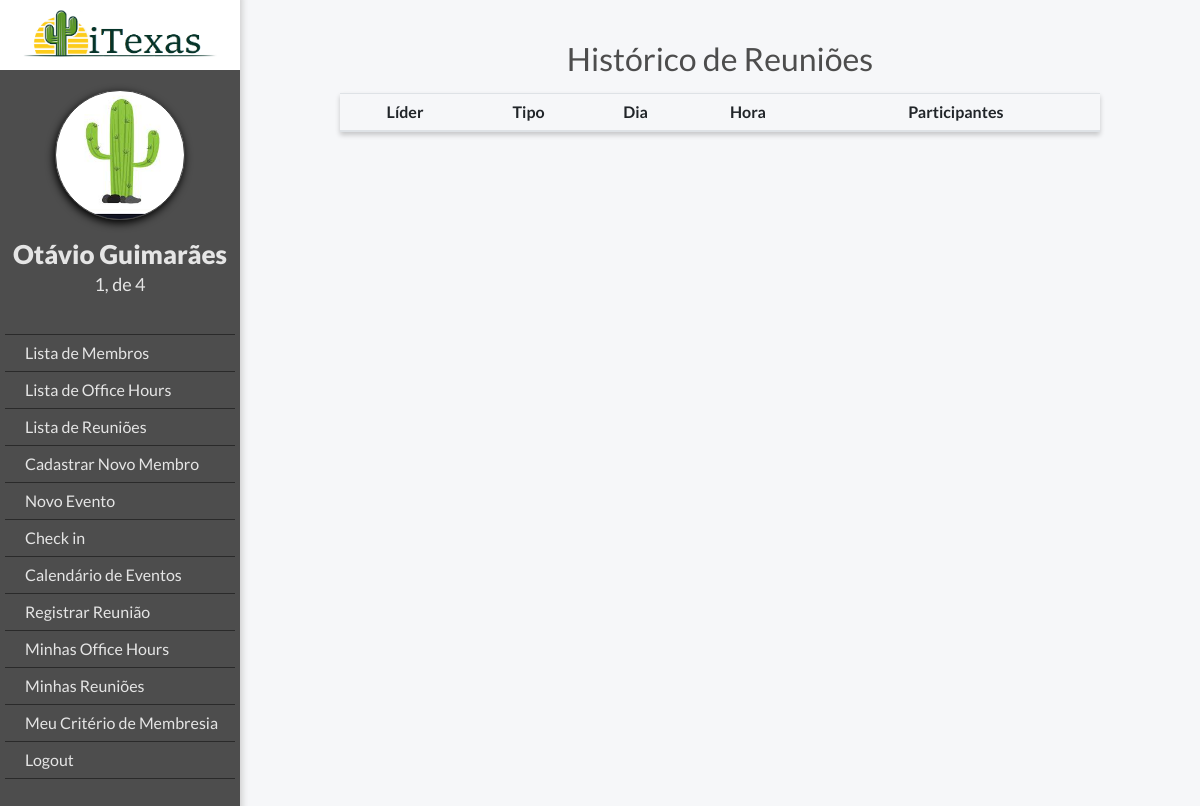
The page /meetings/my_meetings/ (signed in) on the database as committed earlier.
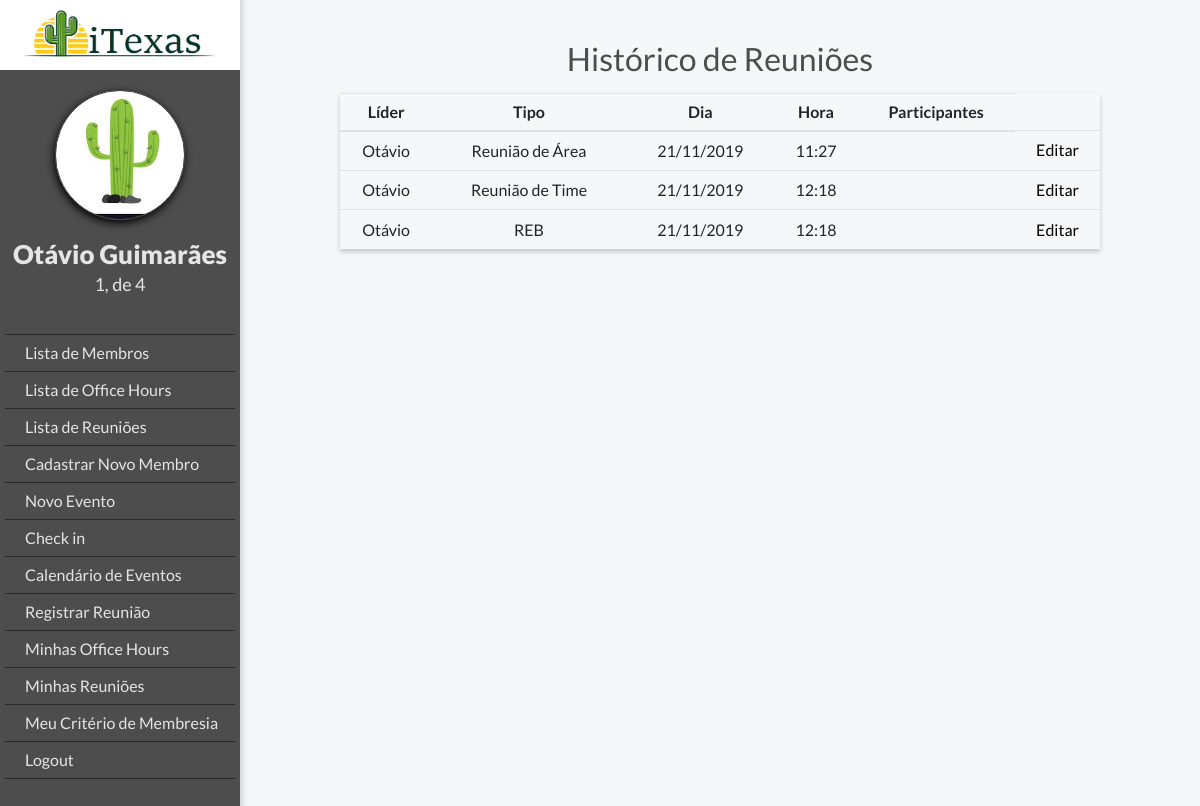
The same page on the database as committed later.
### members/models.py (models this page shows, shortened)
class MyUser(AbstractBaseUser):
    POST = (('lcp', 'LCP'), ('lcvp', 'LCVP'), ('tlb', 'TLB'), ('membro', 'Membro'))
    DEPARTMENT = (
        ('lcp', 'LCP'), ('pm', 'PM'), ('f&l', 'F&L'), ('b2c', 'B2C'), ('b2b', 'B2B'),
        ('oge', 'OGE'), ('ogt', 'OGT'), ('ogv', 'OGV'), ('ige', 'IGE'), ('igt', 'IGT'),)
    email = models.EmailField(verbose_name='E-mail', max_length=255, unique=True)
    podio_code = models.CharField(max_length=10, verbose_name='ID do Podio', unique=True)
    first_name = models.CharField(max_length=20, verbose_name='Nome')
    last_name = models.CharField(max_length=20, verbose_name='Sobrenome')
    post = models.CharField(max_length=10, choices=POST, blank=True, null=True, verbose_name='Cargo')
    department = models.CharField(max_length=10, choices=DEPARTMENT, blank=True, null=True, verbose_name='Área')
    leader = models.ForeignKey("MyUser", blank=True, null=True, on_delete=models.SET_NULL, verbose_name='Líder')
    is_working = models.BooleanField(default=False)
    is_active = models.BooleanField(default=True, verbose_name='Está ativo')
    is_admin = models.BooleanField(default=False, verbose_name='É administrador')
    objects = MyUserManager()
    USERNAME_FIELD = 'podio_code'
    REQUIRED_FIELDS = ['email', 'first_name']

### meetings/models.py (models this page shows, shortened)
class Meeting(models.Model):
    MEETINGS = (('REB', 'REB'), ('RA', 'Reunião de Área'), ('RT', 'Reunião de Time'), ('LR', 'Reunião de LR'),
                ('CN', 'Reunião de Corner'))
    type = models.CharField(max_length=3, choices=MEETINGS, blank=True, null=True, verbose_name='Tipo da Reunião')
    leader = models.ForeignKey(MyUser, verbose_name='Líder', on_delete=models.CASCADE)
    date = models.DateField(verbose_name='Dia', default=date.today)
    time = models.TimeField(verbose_name='Hora', default=timezone.now)

### meetings/views.py (the view)
# urls.py: path('my_meetings/', views.my_meetings, name='my_meetings'),
def my_meetings(request):
    meetings = Meeting.objects.filter(leader=request.user).order_by('-date')
    return render(request, 'meeting/my_meetings.html', {'meetings': meetings, 'request_user': request.user})

### templates/meeting/my_meetings.html
{% extends "base.html" %}
{% if user.is_authenticated %}
    {% block body_block %}
        <h2 class="title">Histórico de Reuniões</h2>
        <table class="table">
            <thead>
            <tr>
                <th class="table-column">Líder</th>
                <th class="table-column">Tipo</th>
                <th class="table-column">Dia</th>
                <th class="table-column">Hora</th>
                <th class="table-column">Participantes</th>
            </tr>
            </thead>
                <tbody>
            {% for meeting in meetings %}
                <tr>
                    <td>{{ meeting.leader.first_name }}</td>
                    <td>{{ meeting.get_type_display }}</td>
                    <td>{{ meeting.date|date:'d/m/Y' }}</td>
                    <td>{{ meeting.time|time:'H:i' }} </td>
                    <td>{{ meeting.participants.first_name }} </td>
                    <td><a href="{% url 'meeting_edit' meeting.id %}">Editar</a></td>
                </tr>
            {% endfor %}
                </tbody>
                </table>
    {% endblock %}
{% else %}
    <h2>Logar</h2>
{% endif %}

### templates/base.html (shortened to what this page needs)
{% load static %}
<!DOCTYPE html>
<html lang="en">
<head>
    <link rel="stylesheet" href="https://stackpath.bootstrapcdn.com/bootstrap/4.3.1/css/bootstrap.min.css"
>
    <link rel="stylesheet" href="https://maxcdn.bootstrapcdn.com/font-awesome/4.5.0/css/font-awesome.min.css">
    <link rel="stylesheet" href="{% static 'css/style.css' %}">
</head>
<body>
{% if user.is_authenticated %}
    <div class="ogr-container">
    <div class="page-body">
    <div class="lateral-menu">
        <div class="logo-area">
            <img class="logo-company" src="../static/images/iTexas.png">
        </div>
        <div class="menu-area">
            <div class="profile-picture"></div>
            <div class="member-infos">
                <a class="member-name" href="{% url 'member_edit' user.podio_code %}">{{ request_user.first_name }} {{ request_user.last_name }}</a>
                <h3 class="member-area">{{ request_user.get_post_display }} de {{ request_user.get_department_display }}</h3>
            </div>
            <ul class="function-list">
                {% if request_user.is_admin %}
                    <li><a href="{% url 'member_list' %}" class="button">Lista de Membros</a></li>
                    <li><a href="{% url 'officehour_list' %}" class="button">Lista de Office Hours</a></li>
                    <li><a href="{% url 'meeting_list' %}" class="button">Lista de Reuniões</a></li>
                    <li><a href="{% url 'register' %}" class="button">Cadastrar Novo Membro</a></li>
                    <li><a href="{% url 'new_event' %}" class="button">Novo Evento</a></li>
                {% endif %}
                {% if user.is_working %}
                    <li><a href="{% url 'check' %}" class="button">Check out</a></li>
                {% else %}
                    <li><a href="{% url 'check' %}" class="button">Check in</a></li>
                {% endif %}
                <li><a href="{% url 'event_list' %}" class="button">Calendário de Eventos</a></li>
                <li><a href="{% url 'new_meeting' %}" class="button">Registrar Reunião</a></li>
                <li><a href="{% url 'office_hours_history' %}" class="button">Minhas Office Hours</a></li>
                <li><a href="{% url 'my_meetings' %}" class="button">Minhas Reuniões</a></li>
                <li><a href="{% url 'member_report' user.podio_code %}" class="button">Meu Critério de Membresia</a></li>
                {% if user.is_authenticated %}
                    <li><a href="{% url 'user_logout' %}">Logout</a></li>
                {% else %}
                    <li><a class="navbar-link" href="{% url 'user_login' %}">Login</a></li>
                {% endif %}
            </ul>
        </div>
    </div>
    <div  id="body-content" class="body-content">
        <div class="body-container">
            {% block body_block %}
            {% endblock %}
        </div>
    </div>
{% endif %}
</div>
</body>
</html>

### static/css/style.css (style rules this page uses)
* { font-family: 'Lato', sans-serif; font-size: 16px; }
body { background-color: #f6f7f9; }
.ogr-container { display: flex; justify-content: center; align-items: center; margin: 0 auto; background-color: #f6f7f9; flex-direction: column; }
.body-content { width: 100%; }
.profile-picture { border: 1px #444444 solid; background-position: center; background-size: cover; width: 150px; height: 150px; border-radius: 75px; box-shadow: -1px 3px 8px 0px #000000; }
.member-infos .member-name { margin-top: 15px; font-size: 26px; font-weight: 800; text-align: center; }
.member-infos .member-area { font-size: 18px; font-weight: 500; }
.page-body { width: 100%; display: flex; margin: 0 auto; }
.page-body .lateral-menu { max-width: 300px; width: 300px; background-color: #4D4D4D; float: left; box-shadow: 1px -6px 7px 1px #cccccc; min-width: 200px; }
.menu-area { display: flex; flex-direction: column; align-items: center; padding: 20px 5px; }
.page-body .lateral-menu .logo-area { display: flex; justify-content: center; align-items: center; background-color: #4AB9F1; height: 70px; color: #FFFFFF; background: white; text-shadow: 0 1px 0 #CCCCCC, 0 2px 0 #c9c9c9, 0 3px 0 #bbb, 0 4px 0 #b9b9b9, 0 5px 0 #aaa, 0 6px 1px rgba(0,0,0,.1), 0 0 5px rgba(0,0,0,.1), 0 1px 3px rgba(0,0,0,.3), 0 3px 5px rgba(0,0,0,.2), 0 5px 10px rgba(0,0,0,.25), 0 10px 10px rgba(0,0,0,.2), 0 20px 20px rgba(0,0,0,.15); }
.logo-area .logo-company { width: 200px; }
.body-content table { text-align: center; }
.lateral-menu .profile-picture { width: 130px; height: 130px; }
.lateral-menu .member-infos { display: flex; flex-direction: column; align-items: center; color: #e5e5e5; }
.lateral-menu ul { display: flex; align-items: center; flex-direction: column; padding-top: 4rem; color: white; font-weight: 900; list-style-type: none; padding: 30px 0; list-style-type: none; width: 100%; cursor: pointer; }
.lateral-menu li { padding: 6px 0 6px 20px; border-bottom: 1px #2a2a2a solid; width: 100%; cursor: pointer; font-size: 16px; }
.lateral-menu a { color: #e5e5e5; font-weight: normal; }
.lateral-menu li:first-child { border-top: 1px #2a2a2a solid; }
.body-container { padding: 40px 100px; }
.body-container .title { font-size: 32px; color: #4D4D4D; font-weight: 400; text-align: center; }
.table th { padding: .35rem; }
.table td { padding: .45rem; }
table { box-shadow: 0 3px 5px rgba(0, 0, 0, 0.2); }
.body-container .table { margin-top: 15px; }
a:hover, a { color: black; }

Rows that differ between the two databases and show on the page:
added Meeting: leader.first_name "Otávio", type "Reunião de Área", date "21/11/2019", time "11:27"
added Meeting: leader.first_name "Otávio", type "Reunião de Time", date "21/11/2019", time "12:18"
added Meeting: leader.first_name "Otávio", type "REB", date "21/11/2019", time "12:18"
